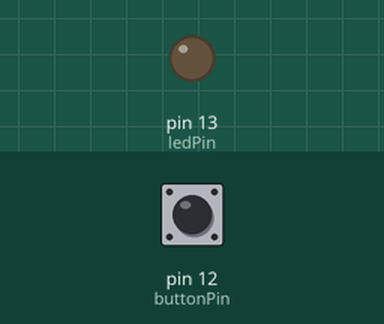
Simulated run of this sketch. Board: Arduino Uno, built with avr-gcc and run on an emulated ATmega328P. Shown: output pins drawn as LEDs (lit = HIGH). The test bench sets the inputs (shaded band); at power-on: pin 12 (buttonPin) LOW.

Above: at 1.2 s.
1.3 s: pin 12 (buttonPin) pulled HIGH for 0.15 s
At 1.37 s:
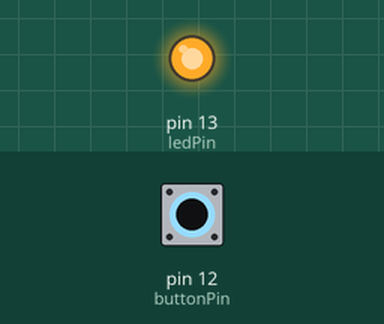
2.9 s: pin 12 (buttonPin) pulled HIGH for 3.2 s
At 7.2 s:
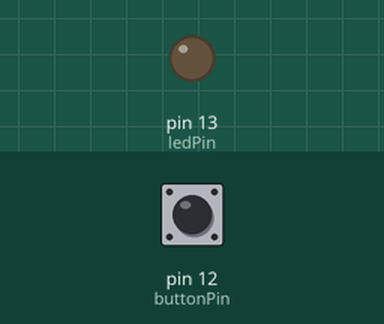
Timing chart, 0 to 8.7 s (numbered marks = the images above; inputs shaded):
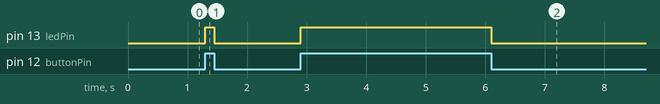

Measured:
- after the input at 1.3 s, pin 13 (ledPin): LOW → HIGH at once, → LOW 0.15 s later
- after the input at 2.9 s, pin 13 (ledPin): LOW → HIGH at once, → LOW 3.2 s later

The sketch:

main.ino
```cpp
int buttonPin = 12;
int ledPin = 13;

void setup() {
	pinMode(ledPin, OUTPUT);
	pinMode(buttonPin, INPUT);
}

void loop() {
	int val = digitalRead(buttonPin);
	digitalWrite(ledPin, val);
}
```
